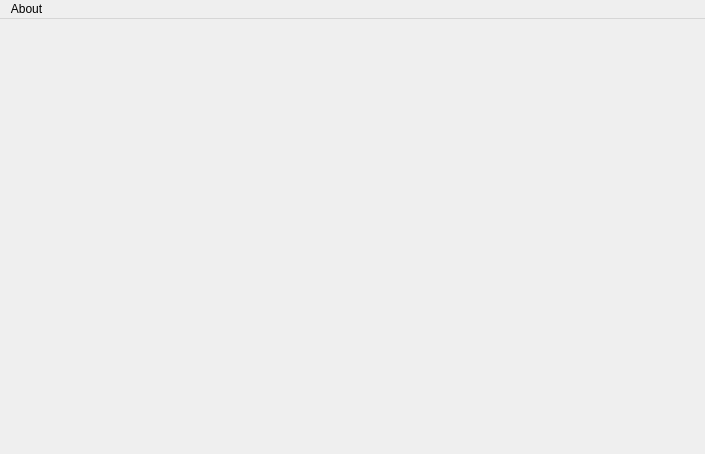
<?xml version="1.0" encoding="UTF-8"?>
<ui version="4.0">
 <class>MainWindow</class>
 <widget class="QMainWindow" name="MainWindow">
  <property name="geometry">
   <rect>
    <x>0</x>
    <y>0</y>
    <width>705</width>
    <height>454</height>
   </rect>
  </property>
  <property name="windowTitle">
   <string>Voice Assistant</string>
  </property>
  <property name="autoFillBackground">
   <bool>false</bool>
  </property>
  <property name="animated">
   <bool>true</bool>
  </property>
  <property name="unifiedTitleAndToolBarOnMac">
   <bool>true</bool>
  </property>
  <widget class="QWidget" name="mainui">
   <widget class="QLabel" name="background">
    <property name="geometry">
     <rect>
      <x>-40</x>
      <y>-10</y>
      <width>751</width>
      <height>451</height>
     </rect>
    </property>
    <property name="frameShape">
     <enum>QFrame::NoFrame</enum>
    </property>
    <property name="frameShadow">
     <enum>QFrame::Raised</enum>
    </property>
    <property name="lineWidth">
     <number>4</number>
    </property>
    <property name="midLineWidth">
     <number>2</number>
    </property>
    <property name="text">
     <string/>
    </property>
    <property name="pixmap">
     <pixmap resource="res.qrc">:/gifs/resources/abstract11.jpg.png</pixmap>
    </property>
    <property name="scaledContents">
     <bool>true</bool>
    </property>
    <property name="openExternalLinks">
     <bool>false</bool>
    </property>
   </widget>
   <widget class="QLabel" name="label_core">
    <property name="geometry">
     <rect>
      <x>380</x>
      <y>140</y>
      <width>231</width>
      <height>171</height>
     </rect>
    </property>
    <property name="contextMenuPolicy">
     <enum>Qt::CustomContextMenu</enum>
    </property>
    <property name="frameShape">
     <enum>QFrame::NoFrame</enum>
    </property>
    <property name="frameShadow">
     <enum>QFrame::Plain</enum>
    </property>
    <property name="lineWidth">
     <number>4</number>
    </property>
    <property name="midLineWidth">
     <number>0</number>
    </property>
    <property name="text">
     <string/>
    </property>
    <property name="pixmap">
     <pixmap resource="res.qrc">:/gifs/resources/core1.gif</pixmap>
    </property>
    <property name="scaledContents">
     <bool>true</bool>
    </property>
   </widget>
   <widget class="QLabel" name="label_1">
    <property name="geometry">
     <rect>
      <x>80</x>
      <y>70</y>
      <width>231</width>
      <height>41</height>
     </rect>
    </property>
    <property name="text">
     <string/>
    </property>
    <property name="scaledContents">
     <bool>true</bool>
    </property>
   </widget>
   <widget class="QLabel" name="label_2">
    <property name="geometry">
     <rect>
      <x>70</x>
      <y>150</y>
      <width>231</width>
      <height>41</height>
     </rect>
    </property>
    <property name="text">
     <string/>
    </property>
    <property name="scaledContents">
     <bool>true</bool>
    </property>
   </widget>
   <widget class="QLabel" name="label_3">
    <property name="geometry">
     <rect>
      <x>80</x>
      <y>250</y>
      <width>231</width>
      <height>41</height>
     </rect>
    </property>
    <property name="text">
     <string/>
    </property>
    <property name="scaledContents">
     <bool>true</bool>
    </property>
   </widget>
   <widget class="QLabel" name="label_4">
    <property name="geometry">
     <rect>
      <x>350</x>
      <y>70</y>
      <width>191</width>
      <height>51</height>
     </rect>
    </property>
    <property name="text">
     <string/>
    </property>
    <property name="scaledContents">
     <bool>true</bool>
    </property>
   </widget>
   <widget class="QLabel" name="label_misc">
    <property name="geometry">
     <rect>
      <x>570</x>
      <y>50</y>
      <width>41</width>
      <height>41</height>
     </rect>
    </property>
    <property name="text">
     <string/>
    </property>
    <property name="scaledContents">
     <bool>true</bool>
    </property>
   </widget>
   <widget class="QPushButton" name="exit_button">
    <property name="geometry">
     <rect>
      <x>410</x>
      <y>320</y>
      <width>161</width>
      <height>31</height>
     </rect>
    </property>
    <property name="autoFillBackground">
     <bool>false</bool>
    </property>
    <property name="styleSheet">
     <string notr="true">background-image: url(:/gifs/resources/exit - text.png);</string>
    </property>
    <property name="text">
     <string/>
    </property>
    <property name="checkable">
     <bool>true</bool>
    </property>
    <property name="flat">
     <bool>true</bool>
    </property>
   </widget>
  </widget>
  <widget class="QMenuBar" name="menubar">
   <property name="geometry">
    <rect>
     <x>0</x>
     <y>0</y>
     <width>705</width>
     <height>21</height>
    </rect>
   </property>
   <widget class="QMenu" name="menuAbout">
    <property name="title">
     <string>About</string>
    </property>
    <addaction name="actioninfo"/>
   </widget>
   <addaction name="menuAbout"/>
  </widget>
  <action name="actioninfo">
   <property name="text">
    <string>info</string>
   </property>
  </action>
 </widget>
 <resources>
  <include location="res.qrc"/>
 </resources>
 <connections/>
</ui>
